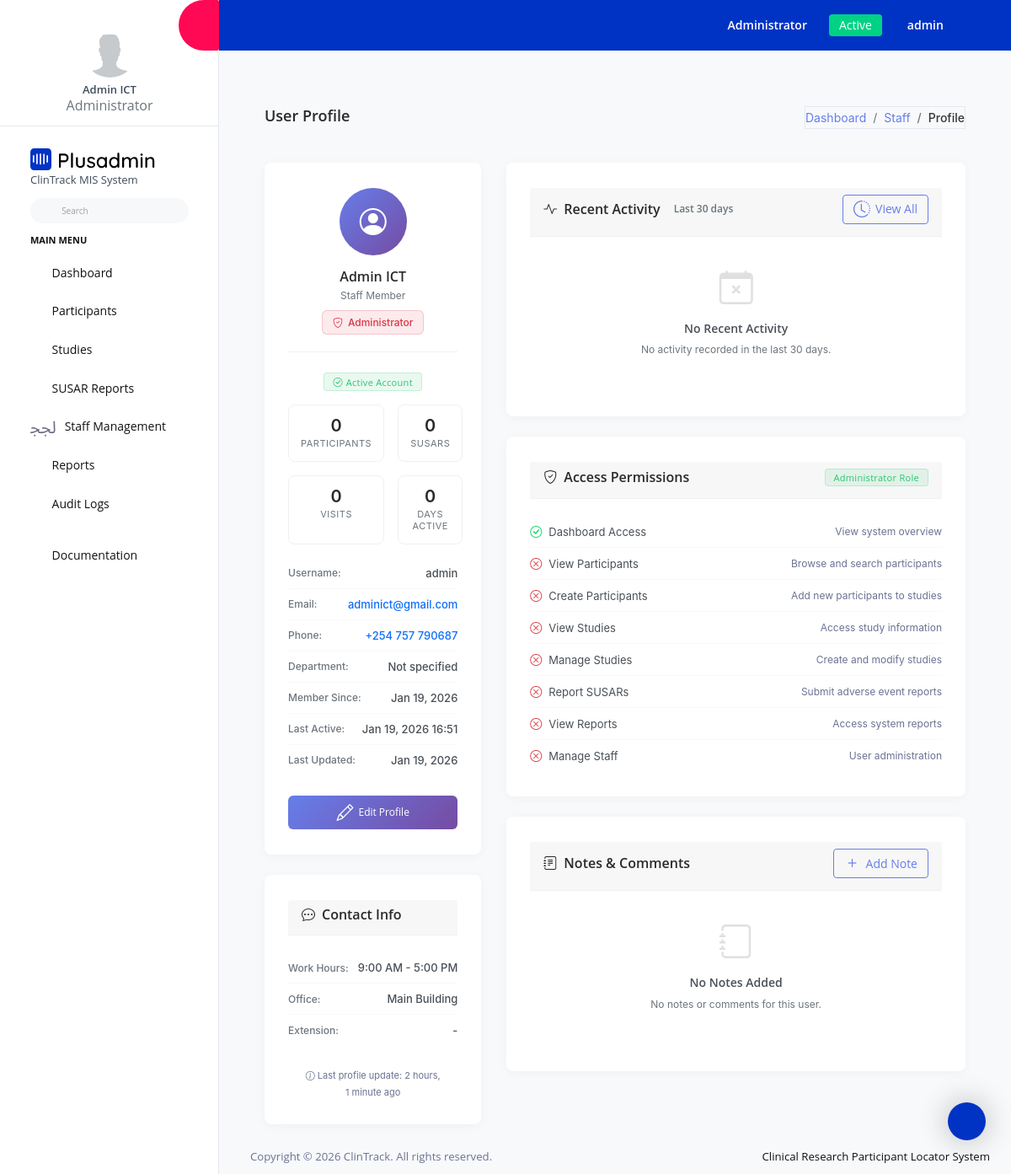
The app's page /profile/ (signed in), older data.
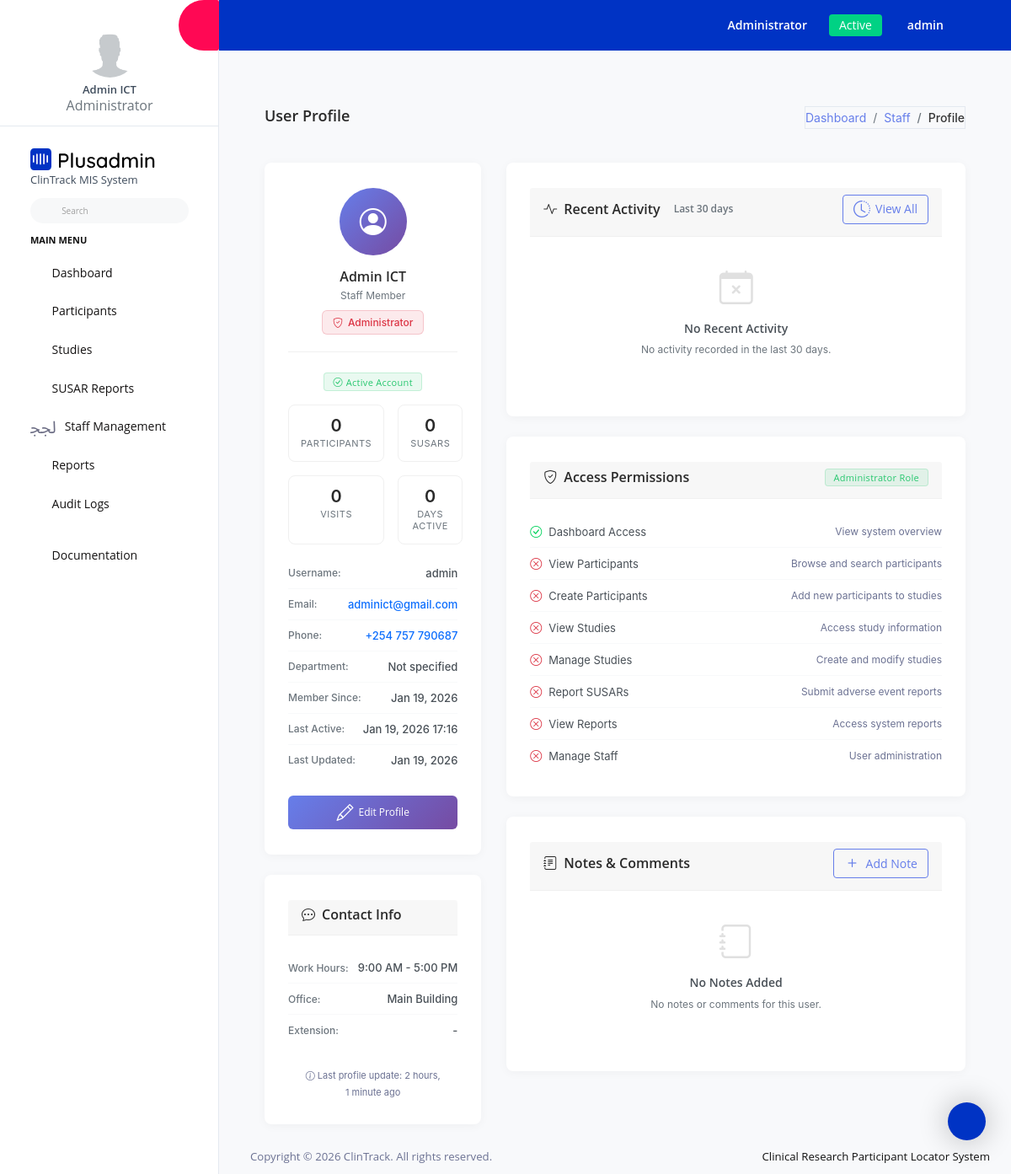
The same page, newer data.
### clintrack/models.py (models this page shows, shortened)
class User(AbstractUser):
    ROLE_CHOICES = [
        ('admin', 'Administrator'),
        ('coordinator', 'Study Coordinator'),
        ('staff', 'Research Staff'),
        ('viewer', 'Viewer Only'),
    ]
    role = models.CharField(max_length=20, choices=ROLE_CHOICES, default='staff')
    phone_number = PhoneNumberField(blank=True, null=True)
    created_at = models.DateTimeField(auto_now_add=True)
    updated_at = models.DateTimeField(auto_now=True)
    class Meta:
        db_table = 'users'

### clintrack/views.py (the view)
# urls.py: path('profile/', views.users_profile, name='users_profile'),
@login_required
def users_profile(request):
    context = {'user': request.user}
    return render(request, 'users/users_profile.html', context)

### templates/users/users_profile.html (shortened to what the changed rows need)
{% extends 'base.html' %}
{% load static %}
{% block content %}
<div class="content-wrapper">
  <div class="row">
    <div class="col-md-4">
      <div class="card">
        <div class="card-body">
          <div class="profile-header">
            <div class="profile-info">
              <h4>{{ user.get_full_name|default:user.username }}</h4>
              <p>Staff Member</p>
              <span class="role-badge role-{{ user.role }}">
                <i class="bi bi-{% if user.role == 'admin' %}shield-check{% elif user.role == 'coordinator' %}clipboard-data{% elif user.role == 'researcher' %}flask{% else %}eye{% endif %}"></i>
                {{ user.get_role_display }}
              </span>
            </div>
          </div>
          <div class="profile-details">
            <div class="detail-row">
              <span class="detail-label">Username:</span>
              <span class="detail-value">{{ user.username }}</span>
            </div>
            <div class="detail-row">
              <span class="detail-value">
                {% if user.email %}
                <a href="mailto:{{ user.email }}" class="text-decoration-none">{{ user.email }}</a>
                {% else %}
                <span class="text-muted">Not set</span>
                {% endif %}
              </span>
            </div>
            <div class="detail-row">
              <span class="detail-value">
                {% if user.phone_number %}
                <a href="tel:{{ user.phone_number }}" class="text-decoration-none">{{ user.phone_number }}</a>
                {% else %}
                <span class="text-muted">Not set</span>
                {% endif %}
              </span>
            </div>
            <div class="detail-row">
              <span class="detail-label">Member Since:</span>
              <span class="detail-value">{{ user.created_at|date:"M d, Y" }}</span>
            </div>
            <div class="detail-row">
              <span class="detail-label">Last Active:</span>
              <span class="detail-value">{{ user.last_login|date:"M d, Y H:i"|default:"Never" }}</span>
            </div>
            <div class="detail-row">
              <span class="detail-label">Last Updated:</span>
              <span class="detail-value">{{ user.updated_at|date:"M d, Y" }}</span>
            </div>
          </div>
        </div>
      </div>
      <div class="card">
        <div class="card-body">
          <div class="text-center mt-3">
            <small class="text-muted" style="font-size: 0.6875rem;">
              <i class="bi bi-info-circle"></i>
              Last profile update: {{ user.updated_at|timesince }} ago
            </small>
          </div>
        </div>
      </div>
    </div>
    <div class="col-md-8">
      <div class="card">
        <div class="card-body">
          <div class="card-header">
            <h4>
              <i class="bi bi-shield-check"></i>
              Access Permissions
            </h4>
            <span class="badge {% if user.is_active %}badge-success{% else %}badge-secondary{% endif %}" style="font-size: 0.6875rem;">
              {{ user.get_role_display }} Role
            </span>
          </div>
        </div>
      </div>
    </div>
  </div>
</div>
{% endblock %}
{% block extra_js %}
<link rel="stylesheet" href="https://cdn.jsdelivr.net/npm/bootstrap-icons@1.10.0/font/bootstrap-icons.css">
{% endblock %}

### templates/includes/sidebar.html (shortened to what this page needs)
{% load static %}
<nav class="sidebar sidebar-offcanvas" id="sidebar">
  <ul class="nav">
    <li class="nav-item nav-profile border-bottom">
      <a href="#" class="nav-link flex-column">
        <div class="nav-profile-image">
          <img src="{% static 'assets/images/profile.png' %}" alt="profile" />
        </div>
        <div class="nav-profile-text d-flex ms-0 mb-3 flex-column">
          <span class="font-weight-semibold mb-1 mt-2 text-center">{{ user.get_full_name|default:user.username }}</span>
          <span class="text-secondary icon-sm text-center">{{ user.get_role_display }}</span>
        </div>
      </a>
    </li>
    <li class="nav-item pt-3">
      <a class="nav-link d-block" href="{% url 'dashboard' %}">
        <img class="sidebar-brand-logo" src="{% static 'assets/images/logo.svg' %}" alt="" />
        <div class="sidebar-brand-logo">ClinTrack MIS System</div>
      </a>
      <form class="d-flex align-items-center" action="#">
        <div class="input-group">
          <div class="input-group-prepend">
            <i class="input-group-text border-0 mdi mdi-magnify"></i>
          </div>
          <input type="text" class="form-control border-0" placeholder="Search" />
        </div>
      </form>
    </li>
    <li class="pt-2 pb-1">
      <span class="nav-item-head">Main Menu</span>
    </li>
    <li class="nav-item">
      <a class="nav-link" href="{% url 'dashboard' %}">
        <i class="mdi mdi-compass-outline menu-icon"></i>
        <span class="menu-title">Dashboard</span>
      </a>
    </li>
    {% if user.role == 'admin' or user.role == 'coordinator' %}
    <li class="nav-item">
      <a class="nav-link" data-bs-toggle="collapse" href="#participants-menu" aria-expanded="false" aria-controls="participants-menu">
        <i class="mdi mdi-account-multiple menu-icon"></i>
        <span class="menu-title">Participants</span>
        <i class="menu-arrow"></i>
      </a>
    </li>
    {% endif %}
    {% if user.role == 'admin' or user.role == 'coordinator' %}
    <li class="nav-item">
      <a class="nav-link" data-bs-toggle="collapse" href="#studies-menu" aria-expanded="false" aria-controls="studies-menu">
        <i class="mdi mdi-flask menu-icon"></i>
        <span class="menu-title">Studies</span>
        <i class="menu-arrow"></i>
      </a>
    </li>
    {% endif %}
    <li class="nav-item">
      <a class="nav-link" data-bs-toggle="collapse" href="#susar-menu" aria-expanded="false" aria-controls="susar-menu">
        <i class="mdi mdi-alert-circle-outline menu-icon"></i>
        <span class="menu-title">SUSAR Reports</span>
        <i class="menu-arrow"></i>
      </a>
    </li>
    {% if user.role == 'admin' %}
    <li class="nav-item">
      <a class="nav-link" data-bs-toggle="collapse" href="#staff-menu" aria-expanded="false" aria-controls="staff-menu">
        <i class="mdi mdi-account-badge menu-icon"></i>
        <span class="menu-title">Staff Management</span>
        <i class="menu-arrow"></i>
      </a>
    </li>
    {% endif %}
    {% if user.role == 'admin' or user.role == 'coordinator' %}
    <li class="nav-item">
      <a class="nav-link" href="{% url 'reports_index' %}">
        <i class="mdi mdi-chart-bar menu-icon"></i>
        <span class="menu-title">Reports</span>
      </a>
    </li>
    {% endif %}
    {% if user.role == 'admin' %}
    <li class="nav-item">
      <a class="nav-link" href="{% url 'audit_logs' %}">
        <i class="mdi mdi-history menu-icon"></i>
        <span class="menu-title">Audit Logs</span>
      </a>
    </li>
    {% endif %}
    <li class="nav-item pt-3">
      <a class="nav-link" href="#">
        <i class="mdi mdi-file-document-box menu-icon"></i>
        <span class="menu-title">Documentation</span>
      </a>
    </li>
  </ul>
</nav>

### templates/includes/navbar.html (shortened to what this page needs)
{% load static %}
<nav class="navbar default-layout-navbar col-lg-12 col-12 p-0 fixed-top d-flex flex-row">
  <div class="navbar-menu-wrapper d-flex align-items-stretch">
    <button class="navbar-toggler navbar-toggler align-self-center" type="button" data-toggle="minimize">
      <span class="mdi mdi-chevron-double-left"></span>
    </button>
    <ul class="navbar-nav">
      <li class="nav-item dropdown">
        <a class="nav-link" id="messageDropdown" href="#" data-bs-toggle="dropdown" aria-expanded="false">
          <i class="mdi mdi-email-outline"></i>
        </a>
      </li>
      <li class="nav-item dropdown ms-3">
        <a class="nav-link" id="notificationDropdown" href="#" data-bs-toggle="dropdown">
          <i class="mdi mdi-bell-outline"></i>
        </a>
      </li>
    </ul>
    <ul class="navbar-nav navbar-nav-right">
      <li class="nav-item nav-logout d-none d-md-block me-3">
        <a class="nav-link" href="#">{{ user.get_role_display }}</a>
      </li>
      <li class="nav-item nav-logout d-none d-md-block">
        <span class="btn btn-sm btn-success">Active</span>
      </li>
      <li class="nav-item nav-profile dropdown d-none d-md-block">
        <a class="nav-link dropdown-toggle" id="profileDropdown" href="#" data-bs-toggle="dropdown" aria-expanded="false">
          <div class="nav-profile-text">{{ user.username }}</div>
        </a>
      </li>
      <li class="nav-item nav-logout d-none d-lg-block">
        <a class="nav-link" href="{% url 'dashboard' %}">
          <i class="mdi mdi-home-circle"></i>
        </a>
      </li>
    </ul>
  </div>
</nav>

Row changes from the older to the newer data that the page shows:
changed User "Administrator": last_login "Jan 19, 2026 16:51" → "Jan 19, 2026 17:16"
